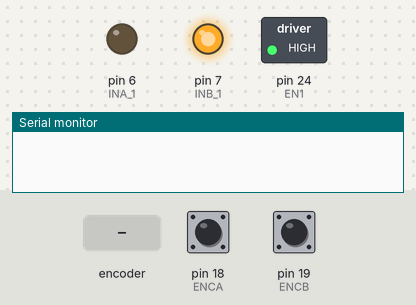
The sketch below on a simulated Arduino Mega 2560, built with avr-gcc and run on an emulated ATmega2560. Shown: switched loads named in the sketch (green lamp = pin HIGH), output pins drawn as LEDs (lit = HIGH), the last lines printed to the serial monitor. Dashed ring = blinking. Inputs (shaded band) come from the test bench; at power-on: pin 18 (ENCA) HIGH, pin 19 (ENCB) HIGH.

Above: at 0.01 s.
At 1.2 s:
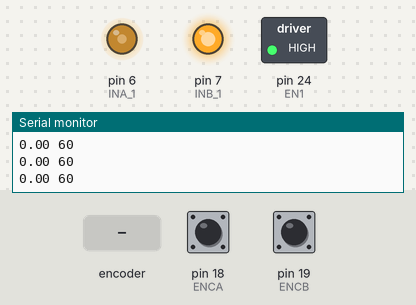
1.3 s: rotary encoder on pin 18 (ENCA) / pin 19 (ENCB) turned 3 steps (first pin leading)
At 1.48 s:
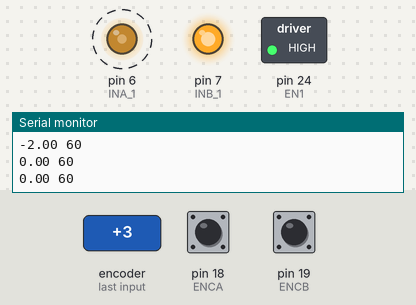
Timing chart, 0 to 4.3 s (numbered marks = the images above; inputs shaded):
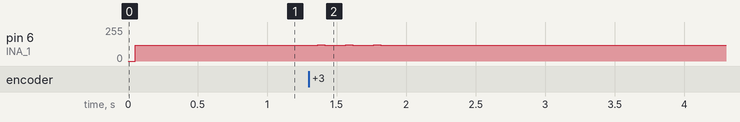

The sketch:

Motortest.ino
```cpp
#include <Arduino.h>

#define ENCA 18 // Yellow
#define ENCB 19 // White
#define EN1 24
#define INA_1 6
#define INB_1 7

int pos = 0;
int prev_pos = 0;
float moving_avg;
float speedSet;

float getSpeed();

void setup() {
  // put your setup code here, to run once:
Serial.begin(9600);

pinMode(INA_1,OUTPUT);
pinMode(INB_1,OUTPUT);
pinMode(EN1,OUTPUT);
pinMode(ENCA,INPUT);
pinMode(ENCB,INPUT);
pinMode(A8,INPUT);

digitalWrite(EN1,HIGH);
digitalWrite(INB_1,HIGH);

attachInterrupt(digitalPinToInterrupt(ENCA),readEncoder,RISING);
}

void loop() {
  // put your main code here, to run repeatedly:

  int speed = 60;
  float now_speed = getSpeed();
  float error = speed - now_speed;


  analogWrite(INA_1,speed + error);

  Serial.println((String)now_speed + " " + (String)speed);
}

void readEncoder(){
  int b = digitalRead(ENCB);
  if(b>0){
    pos++;
  }
  else{
    pos--;
  }
}

float getSpeed(){
  moving_avg = 0;
  for (int i=0;i<5;i++){
    moving_avg += (pos - prev_pos);
    prev_pos = pos;
    delay(10);
  }
  moving_avg = map(moving_avg,0,100,0,255);
  return moving_avg;
}
```

Measured:
- after the input at 1.3 s, pin 6 (INA_1): alternates 122/255 for 0.05 s and 120/255 for 0.15 s, 6 changes in all, then stays 120/255, starting after 0.06 s
